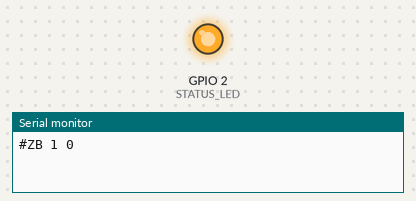
Bench run of a sketch on a simulated ESP8266 (NodeMCU). Parts: output pins drawn as LEDs (lit = HIGH), the last lines printed to the serial monitor. WiFi joins after 1.5 s; servers stay silent unless stated.

Above: at 0.2 s.
At 69.0 s:
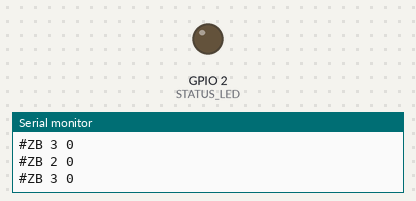
Timing chart, 0 to 70.2 s (numbered marks = the images above):
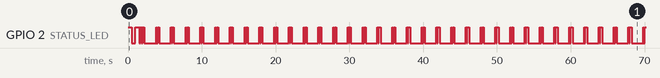

Measured:
- by itself, GPIO 2 (STATUS_LED): moves between LOW and HIGH, repeating every 54.0 s

The sketch:

ZeroDCC_WiFi_Bridge_ESP8266_1.1.ino
```cpp
//  Zero DCC WiFi bridge for the ESP8266 on a Mega2560+WiFi combo board
//
//  Release Candidate 1.1
//
//  Receives DCC-EX commands from the Mega on the ESP's serial port and
//  forwards them over WiFi to a DCC-EX command station (TCP port 2560).
//  Replies from DCC-EX are passed back to the Mega.
//
//  Board setting in Arduino IDE: "Generic ESP8266 Module" (ESP8266 core installed)
//
//  ONE COMMAND PER PACKET
//  Over WiFi, DCC-EX acts only on the first command in each network packet, and treats
//  a packet that doesn't start with '<' as a WiThrottle message. So the bridge picks out
//  each complete <...> command from the Mega and sends it on its own, with a short gap
//  (COMMAND_GAP_MS) before the next. Line breaks between commands are dropped. Commands
//  waiting their turn are held in the ESP's serial buffer.
//
//  BOARD SETTINGS: Tools -> Crystal Frequency must match the board (26 MHz on the usual
//  combo boards). If it's wrong, the serial speed and the WiFi radio are both off.
//
//  STATUS REPORTS TO THE MEGA
//  Every 2 seconds (and whenever something changes) the bridge sends the Mega a line
//      #ZB <state> <count>
//  state 1 = looking for the WiFi network, 2 = on the WiFi but can't reach DCC-EX,
//  3 = connected to DCC-EX; count = number of commands received from the Mega.
//  ZeroDCC shows this as a coloured dot at the left of its status line, so the link
//  can be checked without a serial monitor. These lines never interrupt a DCC-EX reply.
//
//  STATUS LED (only if your ESP has an LED on GPIO2, active LOW)
//    slow blink = looking for WiFi, fast blink = no DCC-EX, steady = connected,
//    brief flicker off = a command from the Mega was sent to DCC-EX

#include <ESP8266WiFi.h>

const char* WIFI_SSID     = "DCCEX_xxxxxx";   // DCC-EX access point name (or your home network)
const char* WIFI_PASSWORD = "PASS_xxxxxx";    // DCC-EX access point password
IPAddress   DCCEX_IP(192, 168, 4, 1);         // DCC-EX default IP when it runs its own access point
const uint16_t DCCEX_PORT = 2560;

const unsigned long SERIAL_BAUD = 115200;     // must match Serial3.begin() on the Mega
const int STATUS_LED = 2;                     // ESP8266 on-board LED, active LOW
const unsigned long COMMAND_GAP_MS = 20;      // pause between commands sent to DCC-EX

WiFiClient dccex;
unsigned long lastConnectAttempt = 0;
unsigned long flickerUntil = 0;

uint16_t commandCount = 0;                    // commands received from the Mega ('>' characters)
byte reportedState = 0;
uint16_t reportedCount = 0;
unsigned long lastReport = 0;
bool midLine = false;                         // part-way through passing on a DCC-EX reply
unsigned long lastReplyByte = 0;

char command[64];                             // the <...> command being collected from the Mega
byte commandLen = 0;
bool inCommand = false;
unsigned long lastCommandSent = 0;

void setLed(bool on) {
  digitalWrite(STATUS_LED, on ? LOW : HIGH);
}

void countCommands(const uint8_t *data, size_t n) {
  for (size_t i = 0; i < n; i++) {
    if (data[i] == '>') commandCount++;
  }
}

void discardSerial() {
  while (Serial.available()) {
    uint8_t c = Serial.read();
    countCommands(&c, 1);
  }
}

// Tell the Mega how the link is doing (never in the middle of a DCC-EX reply)
void report(byte state) {
  unsigned long now = millis();
  if (midLine && now - lastReplyByte > 500) midLine = false;   // a reply was cut off
  if (midLine) return;

  bool changed = (state != reportedState);
  bool counted = (commandCount != reportedCount);
  if (!changed && !(counted && now - lastReport >= 150) && now - lastReport < 2000) return;

  Serial.print("#ZB ");
  Serial.print(state);
  Serial.print(' ');
  Serial.println(commandCount);
  reportedState = state;
  reportedCount = commandCount;
  lastReport = now;
}

// Collect the next complete <...> command from the Mega and send it to DCC-EX on its own.
// Sends at most one command per call, and none until COMMAND_GAP_MS after the last one.
void forwardCommand(unsigned long now) {
  if (now - lastCommandSent < COMMAND_GAP_MS) return;

  while (Serial.available()) {
    char c = Serial.read();
    if (c == '<') {                           // start of a command (restarts a broken one)
      inCommand = true;
      commandLen = 0;
    }
    if (!inCommand) continue;                 // line breaks / anything between commands
    if (commandLen < sizeof(command)) command[commandLen++] = c;
    if (c == '>') {
      inCommand = false;
      if (command[commandLen - 1] == '>') {   // complete (an over-long one is dropped)
        dccex.write((const uint8_t *)command, commandLen);
        commandCount++;
        flickerUntil = now + 60;
        lastCommandSent = now;
      }
      return;                                 // one command per gap
    }
  }
}

void setup() {
  Serial.setRxBufferSize(1024);               // room for commands waiting their turn
  Serial.begin(SERIAL_BAUD);
  pinMode(STATUS_LED, OUTPUT);
  setLed(false);

  WiFi.persistent(false);                     // don't keep rewriting the credentials to flash
  WiFi.mode(WIFI_STA);
  WiFi.setAutoReconnect(true);
  WiFi.begin(WIFI_SSID, WIFI_PASSWORD);

  dccex.setTimeout(1000);                     // give up on a connection attempt after 1 s
}

void loop() {
  unsigned long now = millis();

  if (WiFi.status() != WL_CONNECTED) {
    setLed((now / 500) % 2);                  // slow blink: no WiFi yet
    discardSerial();
    inCommand = false;
    midLine = false;
    report(1);
    return;
  }

  if (!dccex.connected()) {
    setLed((now / 100) % 2);                  // fast blink: WiFi OK, no DCC-EX connection
    discardSerial();
    inCommand = false;
    midLine = false;
    report(2);
    if (now - lastConnectAttempt > 2000) {
      lastConnectAttempt = now;
      if (dccex.connect(DCCEX_IP, DCCEX_PORT)) {
        dccex.setNoDelay(true);
      }
    }
    return;
  }

  forwardCommand(now);

  while (dccex.available()) {
    int c = dccex.read();
    Serial.write((uint8_t)c);
    midLine = (c != '\n');
    lastReplyByte = millis();
  }

  report(3);
  setLed((long)(now - flickerUntil) >= 0);    // steady on, except during a flicker
}
```
